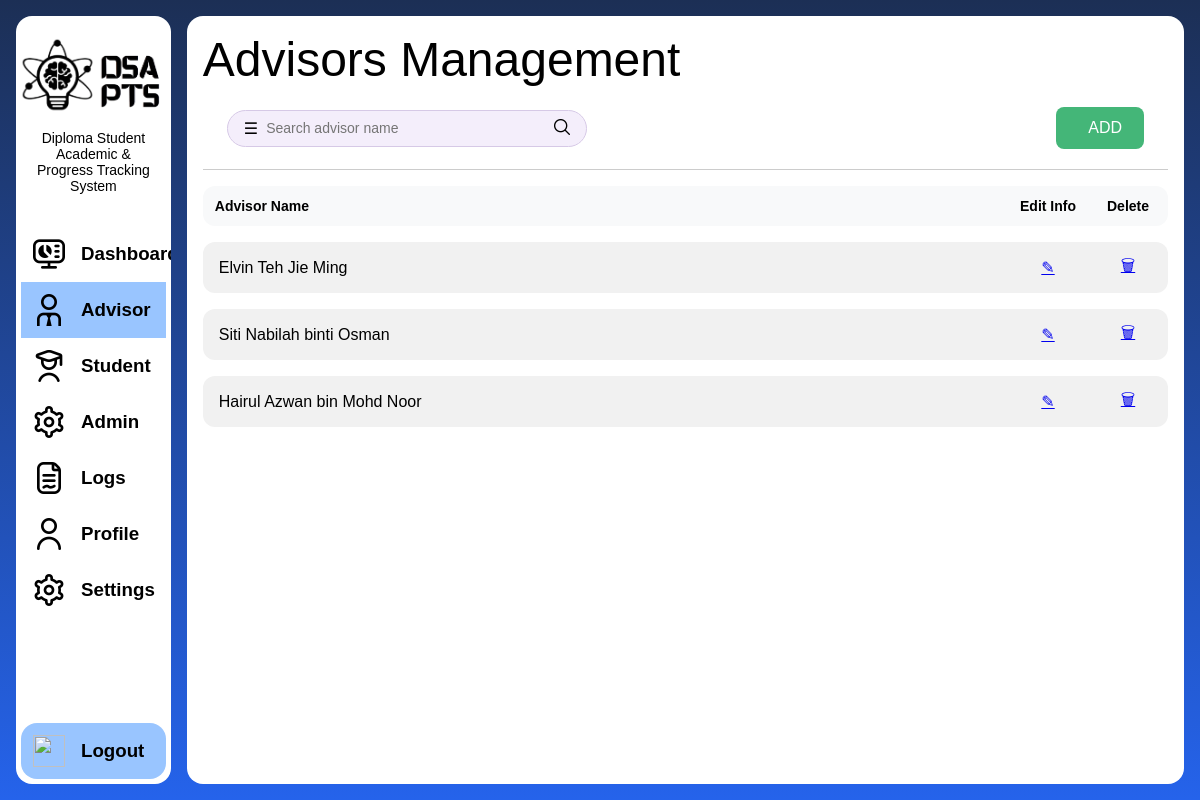
The page /admin/advisor.php on the database its author committed.
### tables this page shows
CREATE TABLE `advisor` (
  `user_id` int(11) NOT NULL,
  `department` varchar(100) DEFAULT NULL
);

CREATE TABLE `user` (
  `user_id` int(11) NOT NULL,
  `login_id` varchar(10) NOT NULL,
  `name` varchar(100) NOT NULL,
  `email` varchar(100) NOT NULL,
  `password` varchar(255) NOT NULL,
  `profile_picture` varchar(255) DEFAULT NULL,
  `address` varchar(255) DEFAULT NULL,
  `phone_number` varchar(20) DEFAULT NULL
);

### models/functions.php (called while the page is built, shortened)
<?php
function getAllUser($conn, $table)
{
    $sql = "
        SELECT $table.*, user.*
        FROM $table
        INNER JOIN user ON $table.user_id = user.user_id
    ";
    $result = $conn->query($sql);
    $data = [];
    while ($row = $result->fetch_assoc()) {
        $data[] = $row;
    }
    return $data;
}

### admin/advisor.php (the view, shortened to what this page needs)
<!DOCTYPE html>
<html lang="en">
<head>
    <link rel="stylesheet" href="../style/layout.css">
    <link rel="stylesheet" href="../style/admin.css">
    <link rel="stylesheet" href="../style/styles.css">
</head>
<body class="page-body main-gradient-bg">
    <?php
    include("components/sidebar-admin.php");
    include("../models/functions.php");
    ?>
    <?php
    $keyword = "";
    if (isset($_GET['search'])) {
        $keyword = $_GET['search'];
        $advisors = searchUserByName($conn, "advisor", $keyword);
    } else {
        $advisors = getAllUser($conn, "advisor");
    }
    ?>
    <main class="main-content main-rounded">
        <h1 class="content-title">Advisors Management</h1>
        <div class="toolbar">
            <form class="search" method="GET" action="">
                <span>☰</span>
                <input
                    type="text"
                    name="search"
                    placeholder="Search advisor name"
                    value="<?= $keyword ?>">
                <button type="submit" style="background:none;border:none;cursor:pointer;">
                    <img src="../assets/icons/search.png" alt="" style="height: 16px;">
                </button>
            </form>
            <a class="admin-btn" href="advisor-add.php">
                <span class="admin-text">ADD</span>
            </a>
        </div>
        <table>
            <thead>
                <tr>
                    <th class="name-col">Advisor Name</th>
                    <th class="action">Edit Info</th>
                    <th class="action">Delete</th>
                </tr>
            </thead>
            <tbody>
                <?php foreach ($advisors as $a): ?>
                    <tr>
                        <td class="name-col"><?= $a['name'] ?></td>
                        <td class="action">
                            <a class="icon-btn" href="advisor-edit.php?id=<?= $a['user_id'] ?>">✎</a>
                        </td>
                        <td class="action">
                            <a class="icon-btn" href="advisor-delete.php?id=<?= $a['user_id'] ?>">🗑</a>
                        </td>
                    </tr>
                <?php endforeach; ?>
            </tbody>
        </table>
    </main>
</body>
</html>

### style/layout.css (style rules this page uses)
html, body { height: 100%; margin: 0; }
*, *::before, *::after { box-sizing: border-box; }
.page-body { display: flex; min-height: 100vh; margin: 0; overflow: hidden; }
.main-gradient-bg { background-image: linear-gradient(#1c2f55, #2563eb); }
.main-rounded { display: flex; flex-direction: column; align-items: center; background-color: #fff; margin: 16px; border-radius: 16px; min-height: 0; overflow: hidden; }
table { width: 100%; border-collapse: separate; border-spacing: 0px 16px; }
thead th { background-color: #f8f9fa; padding: 12px; text-align: center; font-size: 14px; font-weight: bold; }
thead th:first-child { border-top-left-radius: 12px; border-bottom-left-radius: 12px; }
thead th:last-child { border-top-right-radius: 12px; border-bottom-right-radius: 12px; }
tbody td { background: #f1f1f1; padding: 12px 16px; text-align: center; color: black; }
tbody td:first-child { border-top-left-radius: 12px; border-bottom-left-radius: 12px; }
tbody td:last-child { border-top-right-radius: 12px; border-bottom-right-radius: 12px; }
.main-content { flex: 1; align-items: start; padding: 16px; min-height: 0; overflow-y: auto; }
.content-title { font-size: 48px; font-weight: 500; margin: 0; }

### style/admin.css (style rules this page uses)
.admin-btn { display: inline-flex; align-items: center; gap: 10px; padding: 12px 22px; background: #44b678; color: #fff; text-decoration: none; border-radius: 8px; font-size: 16px; font-weight: 500; cursor: pointer; transition: 0.2s; }
.admin-text { display: flex; align-items: center; }

### style/styles.css (style rules this page uses)
* { box-sizing: border-box; margin: 0; padding: 0; }
body { font-family: Arial, Helvetica, sans-serif; background: #fff; color: #000; }
.toolbar { display: flex; width: 100%; align-items: center; justify-content: space-between; padding-bottom: 16px; border-bottom: 1px solid #ccc; padding: 20px 24px; }
.search { display: flex; align-items: center; gap: 8px; background: #f4eefb; border: 1px solid #d6c9e6; border-radius: 999px; padding: 8px 16px; width: 360px; }
.search input { border: none; outline: none; background: transparent; flex: 1; font-size: 14px; }
th.name-col, td.name-col { text-align: left; }
td.action, th.action { text-align: center; width: 80px; }
.icon-btn { background: none; border: none; cursor: pointer; font-size: 16px; }

### rows shown on the page
advisor: user_id.name "Elvin Teh Jie Ming"
advisor: user_id.name "Siti Nabilah binti Osman"
advisor: user_id.name "Hairul Azwan bin Mohd Noor"
